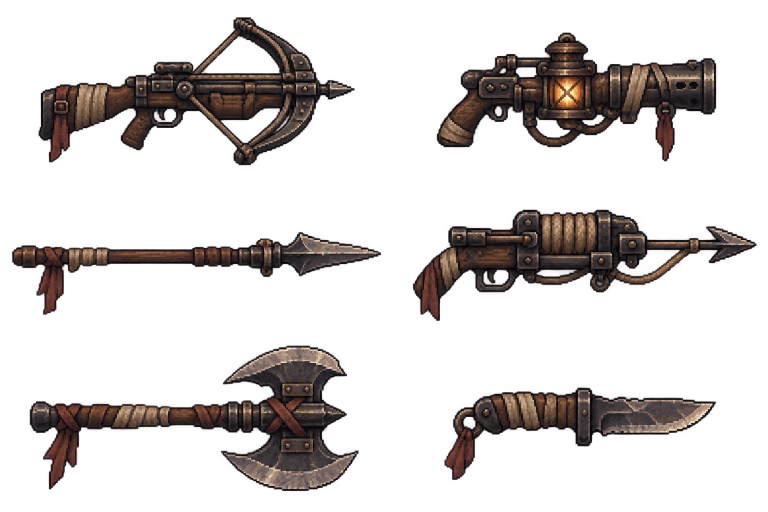
#> input picture incoming_art/source/weapons_sheet.webp, 1536 x 1024 px (shown at 1/2 size)
$ python cut_weapons.py
#> lines starting #> are read from the running program, lines starting #| are printed output that depends on the picture; after the words box and inside, x2 and y2 are one past the last pixel; in counts of white or black regions, pixels touching at a corner belong together
#> in main, im is the input picture: PIL image 1536x1024 RGBA; mean R, G, B, A 16.7, 12.6, 11.3, 55.8
"""Cut the weapon sheet (incoming_art/source/weapons_sheet.webp, 3 rows x 2 columns on white) into game art.

For each weapon it writes:
  assets/art/weapons/<name>.png      the weapon on a transparent background (alias art/weapons/<name>)
  assets/art/icons/weapon_<name>.png 64x64 inventory icon (alias art/icons/weapon_<name>)
  assets/ui/weapon_<name>_sil.png    white translucent HUD silhouette (alias ui/weapon_<name>, replaces the old SVG)
The background is removed by flood-filling near-white from the image border, so light highlights inside a weapon stay.

    python tools/cut_weapons.py
"""
from pathlib import Path
import hashlib, json
import numpy as np
from PIL import Image

ROOT = Path(__file__).resolve().parent.parent
SRC = ROOT / 'incoming_art/source/weapons_sheet.webp'
LAYOUT = [['arbalest', 'wickcaster'], ['spear', 'harpoon_gun'], ['greataxe', 'knife']]
MAN = ROOT / 'assets/manifest.json'


def background(a):
    """Near-white pixels connected to the border."""
    h, w = a.shape[:2]
#> h = 1024; w = 1536
    rgb = a[..., :3].astype(int)
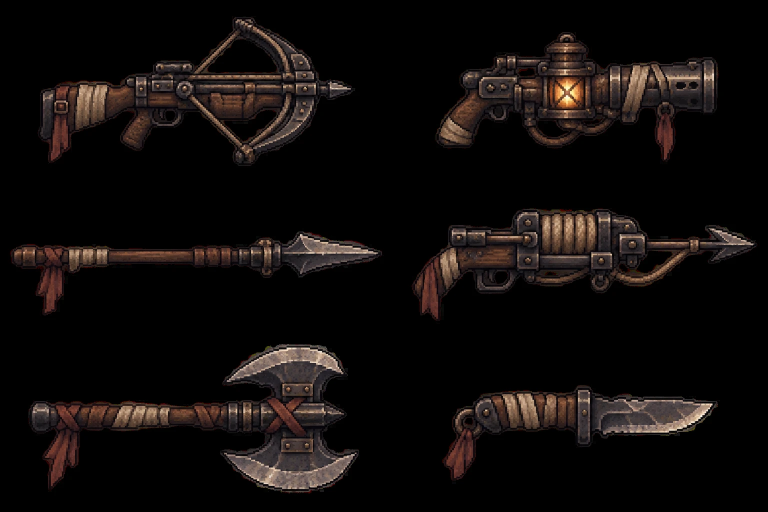
#> rgb: shape (1024, 1536, 3) int64 (shown at 1/2 size); mean R, G, B 16.7, 12.6, 11.3
    white = (rgb.min(-1) > 222) & ((rgb.max(-1) - rgb.min(-1)) < 22)
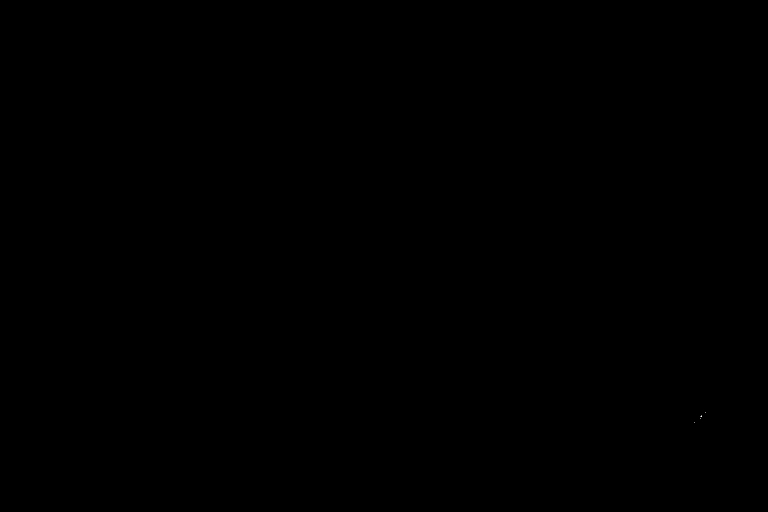
#> white: shape (1024, 1536) bool (shown at 1/2 size); 0% white in thin lines or dots, all inside (x1, y1, x2, y2) = (1388, 825, 1412, 845)
    bg = np.zeros((h, w), bool)
    stack = [(y, x) for x in range(w) for y in (0, h - 1)] + [(y, x) for y in range(h) for x in (0, w - 1)]
    while stack:
        y, x = stack.pop()
        if bg[y, x] or not white[y, x]:
            continue
        bg[y, x] = True
        if y > 0: stack.append((y - 1, x))
        if y < h - 1: stack.append((y + 1, x))
        if x > 0: stack.append((y, x - 1))
        if x < w - 1: stack.append((y, x + 1))
#> bg: shape (1024, 1536) bool; every value is 0
#> after the loop, stack = []
    return bg


def reg(man, key, path, alias, mime='image/png'):
    for k in [k for k, v in man.items() if alias in v.get('aliases', []) and k != key]:
        man[k]['aliases'] = [a for a in man[k]['aliases'] if a != alias]   # new art takes the alias over
    man[key] = {'path': str(path.relative_to(ROOT)), 'mime': mime, 'aliases': [alias], 'pack': 'art-new',
                'sha256': hashlib.sha256(path.read_bytes()).hexdigest()}


def main():
    im = Image.open(SRC).convert('RGBA')
    a = np.asarray(im).copy()
    bg = background(a)
    # soften: pixels next to the background that are very light become transparent (white fringe)
    a[bg, 3] = 0
    rgb = a[..., :3].astype(int)
    edge = np.zeros_like(bg)
    edge[1:, :] |= bg[:-1, :]; edge[:-1, :] |= bg[1:, :]; edge[:, 1:] |= bg[:, :-1]; edge[:, :-1] |= bg[:, 1:]
    a[edge & ~bg & (rgb.min(-1) > 200), 3] = 0
    H, W = a.shape[:2]
#> H = 1024; W = 1536
#> (the run stopped early here; a loop or call above may not have finished)
